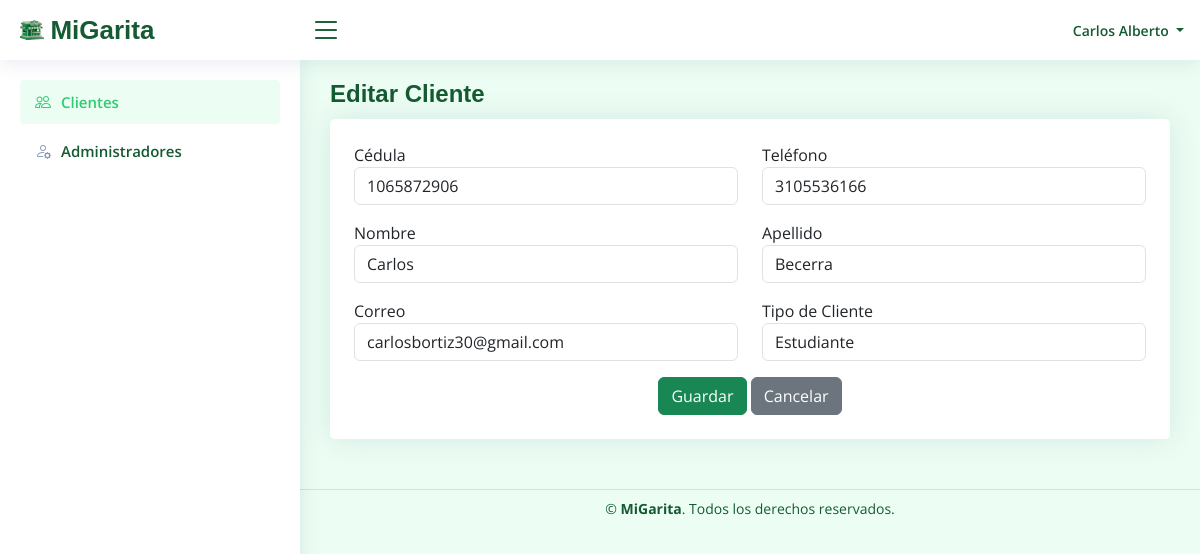
/index.php?url=cliente/editar/1 (signed in), run on the app's committed database.
### tables this page shows
CREATE TABLE `clientes` (
  `id` int(11) NOT NULL,
  `cedula` varchar(20) NOT NULL CHECK (`cedula` regexp '^[0-9]+$'),
  `nombre` varchar(100) NOT NULL,
  `apellido` varchar(100) NOT NULL,
  `telefono` varchar(20) DEFAULT NULL CHECK (`telefono` regexp '^[0-9]+$'),
  `correo` varchar(120) DEFAULT NULL CHECK (`correo` like '%@%'),
  `fecha_registro` datetime DEFAULT current_timestamp(),
  `id_tipo_cliente` int(11) NOT NULL DEFAULT 1
);

CREATE TABLE `tipos_cliente` (
  `id` int(11) NOT NULL,
  `nombre` varchar(50) NOT NULL
);

### controller/ClienteController.php (called while the page is built, shortened)
<?php
require_once __DIR__ . "/../model/ClienteModel.php";
class ClienteController
{
    public function editar($id)
    {
        $clienteModel = new ClienteModel();
        $cliente = $clienteModel->getById($id);
        $tipos = $clienteModel->getTiposCliente();
        require __DIR__ . "/../view/cliente/editar.php";
    }
}

### index.php (called while the page is built, shortened)
<?php
$url = isset($_GET['url']) ? $_GET['url'] : 'login/index';
$partes = explode('/', $url);
$method = $partes[1] ?? 'index';
$param = $partes[2] ?? null;
$controller = new $controllerName();
($param !== null) ? $controller->$method($param) : $controller->$method();

### model/Database.php (called while the page is built, shortened)
<?php
class Database
{
    private $host = "localhost";
    private $db = "migarita";
    private $user = "root";
    private $pass = "";
    public function __construct()
    {
        try {
            $this->conn = new PDO(
                "mysql:host=" . $this->host . ";dbname=" . $this->db . ";charset=utf8",
                $this->user,
                $this->pass
            );
        } catch (PDOException $e) {
            die("Error en la conexión: " . $e->getMessage());
        }
    }
}

### model/ClienteModel.php (called while the page is built, shortened)
<?php
require_once __DIR__ . "/Database.php";
class ClienteModel extends Database {
    public function getById($id)
    {
        $sql = "SELECT * FROM clientes WHERE id = ?";
        $stmt = $this->conn->prepare($sql);
        $stmt->execute([$id]);
        return $stmt->fetch(PDO::FETCH_ASSOC);
    }
    public function getTiposCliente()
    {
        $sql = "SELECT * FROM tipos_cliente ORDER BY nombre ASC";
        $stmt = $this->conn->prepare($sql);
        $stmt->execute();
        return $stmt->fetchAll(PDO::FETCH_ASSOC);
    }
}

### view/cliente/editar.php (the view, shortened to what this page needs)
<!DOCTYPE html>
<html lang="es">
<head>
  <link href="/mi_garita/assets/vendor/bootstrap/css/bootstrap.min.css" rel="stylesheet">
  <link href="/mi_garita/assets/vendor/bootstrap-icons/bootstrap-icons.css" rel="stylesheet">
  <link href="/mi_garita/assets/vendor/boxicons/css/boxicons.min.css" rel="stylesheet">
  <link href="/mi_garita/assets/css/style.css" rel="stylesheet">
</head>
<body>
  <?php require __DIR__ . "/../layout/header.php"; ?>
  <?php require __DIR__ . "/../layout/sidebar.php"; ?>
    <main id="main" class="main">
    <div class="pagetitle">
        <h1>Editar Cliente</h1>
    </div>
    <section class="section">
        <div class="card p-4">
            <form id="formEditar"
                  method="POST"
                  action="/mi_garita/index.php?url=cliente/actualizar/<?= $cliente['id'] ?>">
                <div class="row mb-3">
                    <div class="col-md-6">
                        <label>Cédula</label>
                        <input type="text" name="cedula" class="form-control" placeholder="Ingrese la cédula" value="<?= $cliente['cedula'] ?>">
                    </div>
                    <div class="col-md-6">
                        <label>Teléfono</label>
                        <input type="text" name="telefono" class="form-control" placeholder="Ingrese número de teléfono" value="<?= $cliente['telefono'] ?>">
                    </div>
                </div>
                <div class="row mb-3">
                    <div class="col-md-6">
                        <label>Nombre</label>
                        <input type="text" name="nombre" class="form-control" placeholder="Ingrese el nombre" value="<?= $cliente['nombre'] ?>">
                    </div>
                    <div class="col-md-6">
                        <label>Apellido</label>
                        <input type="text" name="apellido" class="form-control" placeholder="Ingrese el apellido" value="<?= $cliente['apellido'] ?>">
                    </div>
                </div>
                <div class="row mb-3">
                    <div class="col-md-6">
                        <label>Correo</label>
                        <input type="text" name="correo" class="form-control" placeholder="ejemplo@correo.com" value="<?= $cliente['correo'] ?>">
                    </div>
                    <div class="col-md-6">
                        <label>Tipo de Cliente</label>
                        <select name="id_tipo_cliente" class="form-control">
                            <?php foreach ($tipos as $t): ?>
                                <option value="<?= $t['id'] ?>"
                                  <?= ($cliente['id_tipo_cliente'] == $t['id']) ? 'selected' : '' ?>>
                                    <?= ucwords($t['nombre']) ?>
                                </option>
                            <?php endforeach; ?>
                        </select>
                    </div>
                </div>
                <div class="text-center">
                    <button type="submit" class="btn btn-success">Guardar</button>
                    <a href="/mi_garita/index.php?url=cliente/index"
                       class="btn btn-secondary">Cancelar</a>
                </div>
            </form>
        </div>
    </section>
</main>
<?php require __DIR__ . "/../layout/footer.php"; ?>
</body>
</html>

### assets/css/style.css (style rules this page uses)
:root { scroll-behavior: smooth; }
body { font-family: "Open Sans", sans-serif; background: #ecfef3; color: #444444; }
a { color: #2ecc71; text-decoration: none; }
h1, h2, h3, h4, h5, h6 { font-family: "Nunito", sans-serif; }
#main { margin-top: 60px; padding: 20px 30px; transition: all 0.3s; }
.pagetitle { margin-bottom: 10px; }
.pagetitle h1 { font-size: 24px; margin-bottom: 0; font-weight: 600; color: #145a32; }
.card { margin-bottom: 30px; border: none; border-radius: 5px; box-shadow: 0px 0 30px rgba(1, 41, 112, 0.1); }
@media (min-width: 1200px) { #main, #footer { margin-left: 300px; } }

### data on the page
clientes: cedula "1065872906", telefono "3105536166", nombre "Carlos", apellido "Becerra", correo "carlosbortiz30@gmail.com", id_tipo_cliente "Estudiante"

### other printed values
$_SESSION['nombre'] "Carlos Alberto"
